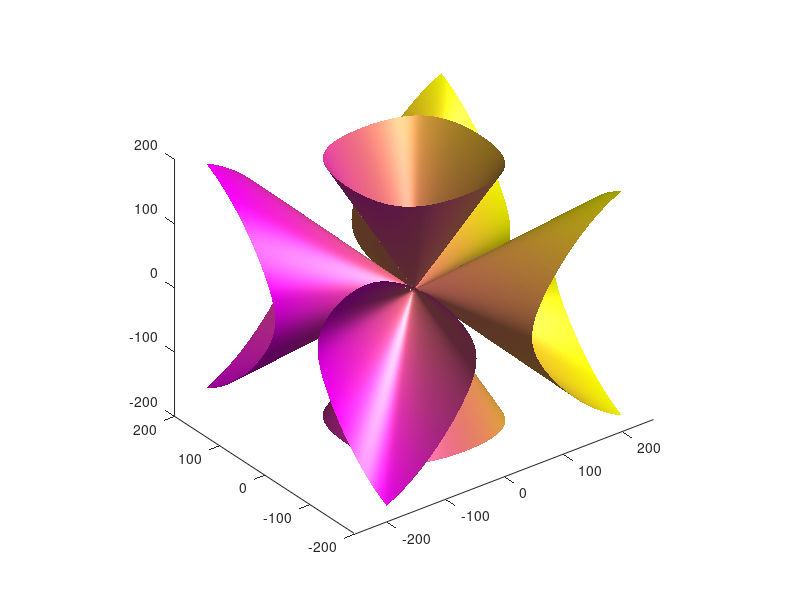

Write the MATLAB code that produced this figure.
x = linspace(-200,200,200); %su octave meglio mettere 50 punti, non oltre
y = linspace(-200,200,200); %su octave meglio mettere 50 punti, non oltre
z = linspace(-200,200,200); %su octave meglio mettere 50 punti, non oltre
[X,Y,Z] = meshgrid(x,y,z); %su octave meglio mettere 50 punti, non oltre

mu=2;
p=Z-1+sqrt(2)*X;
q=Z-1-sqrt(2)*X;
r=Z+1+sqrt(2)*Y;
s=Z+1-sqrt(2)*Y;
lamda=(3*mu-1)/(3-mu);
F=(X.^2 + Y.^2 + Z.^2 -mu).^2 -lamda.*p.*q.*r.*s;

colormap spring
axis equal
isosurface(X,Y,Z,F,0,X)
